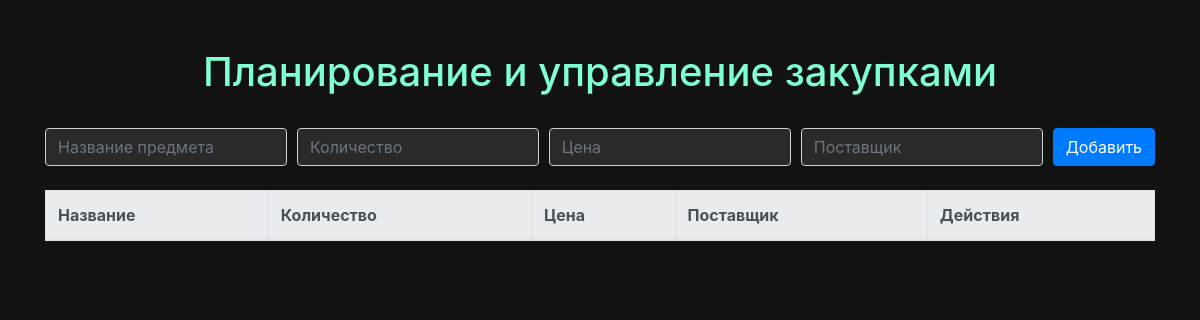
The page /buy (signed in) on the database as committed earlier.
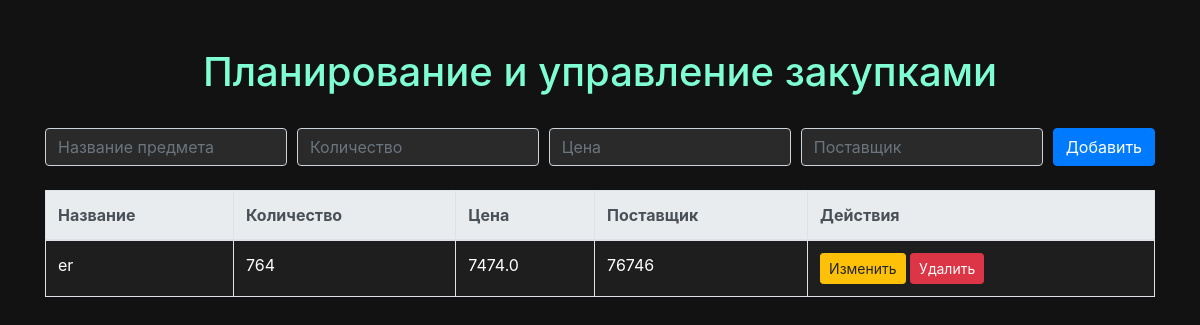
The same page on the database as committed later.
### src/models.py (models this page shows)
class Task(db.Model):
    id = db.Column(db.Integer, primary_key=True)
    name = db.Column(db.String(100), nullable=False)
    quantity = db.Column(db.Integer, nullable=False)
    price = db.Column(db.Float, nullable=False)
    supplier = db.Column(db.String(100), nullable=False)

### src/buy_routers.py (the view)
@app.route('/buy')
@login_required
@admin_required
def index():
    tasks = Task.query.all()
    return render_template('buy.html', tasks=tasks)

### src/models.py (called while the page is built)
def admin_required(f):
    @wraps(f)
    def decorated_function(*args, **kwargs):
        if not current_user.is_admin():
            flash("У вас нет доступа к этой странице.", category='error')
            return redirect('/')
        return f(*args, **kwargs)
    return decorated_function

@manager.user_loader
def load_user(user_id):
    return User.query.get(user_id)

    def is_admin(self):
        return self.role == 'admin'

### src/routers.py (called while the page is built)
@app.after_request
def redirect_to_signin(response):
    if response.status_code == 401:
        return redirect('/login')
    return response

### src/templates/buy.html (shortened to what this page needs)
<!DOCTYPE html>
<html lang="ru">
<head>
    <link href="https://stackpath.bootstrapcdn.com/bootstrap/4.5.2/css/bootstrap.min.css" rel="stylesheet">
</head>
<body>
    <div class="container mt-5">
        <h1 style="color:aquamarine;" class="text-center">Планирование и управление закупками </h1>
        <br>
        <form action="/buy/add" method="POST" class="mb-4">
            <div class="form-row">
                <div class="col">
                    <input type="text" name="task_name" class="form-control" placeholder="Название предмета" required>
                </div>
                <div class="col">
                    <input type="number" name="quantity" class="form-control" placeholder="Количество" required>
                </div>
                <div class="col">
                    <input type="number" name="price" class="form-control" placeholder="Цена" required>
                </div>
                <div class="col">
                    <input type="text" name="supplier" class="form-control" placeholder="Поставщик" required>
                </div>
                <div class="col-auto">
                    <button type="submit" class="btn btn-primary">Добавить</button>
                </div>
            </div>
        </form>
        <table class="table table-bordered">
            <thead class="thead-light">
                <tr>
                    <th>Название</th>
                    <th>Количество</th>
                    <th>Цена</th>
                    <th>Поставщик</th>
                    <th>Действия</th>
                </tr>
            </thead>
            <tbody>
                {% for task in tasks %}
                <tr>
                    <td style="color: white">{{ task.name }}</td>
                    <td style="color: white">{{ task.quantity }}</td>
                    <td style="color: white">{{ task.price }}</td>
                    <td style="color: white">{{ task.supplier }}</td>
                    <td>
                        <button type="button" class="btn btn-warning btn-sm" data-toggle="modal" data-target="#editModal{{ task.id }}">
                                                        Изменить
                        </button>
                        <form action="/buy/delete/{{ task.id }}" method="POST" style="display:inline;">
                            <button type="submit" class="btn btn-danger btn-sm">Удалить</button>
                        </form>
                    </td>
                </tr>
                {% endfor %}
            </tbody>
        </table>
    </div>
</body>
</html>

Rows that differ between the two databases and show on the page:
added Task: name "er", quantity "764", price "7474.0", supplier "76746"
